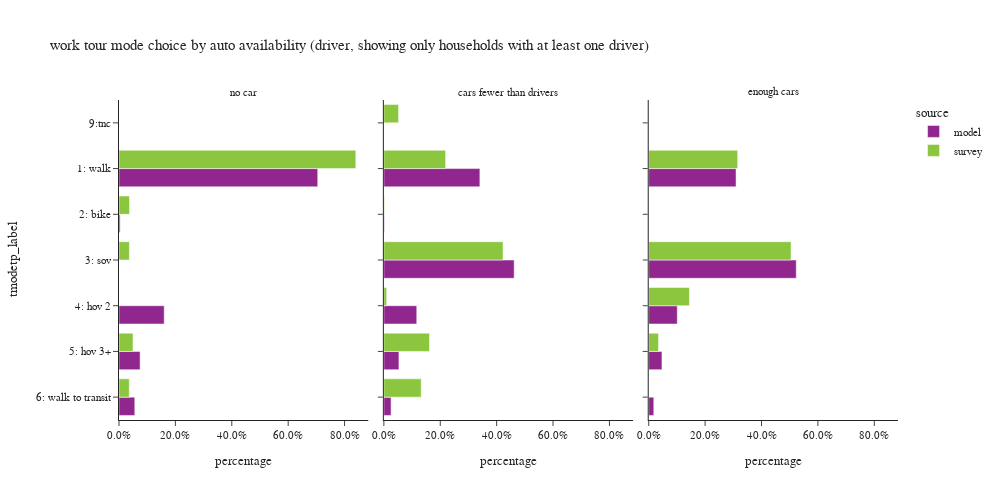

Here is the notebook cell this chart was saved with:
### Code cell
plot_mode_choice(wk_base_subtour.loc[wk_base_subtour['auto_available_driver'] != "no dirver"], "auto_available_driver",
                 {"auto_available_driver": ["no car", "cars fewer than drivers", "enough cars"],
                  "tmodetp_label": ["1: walk", "2: bike", "3: sov", "4: hov 2", "5: hov 3+", "6: walk to transit",
                                    "7: park-and-ride", "8: school bus", "9: other–survey only"]},
                 "auto availability (driver, showing only households with at least one driver)", 3, 500, 1000)

### Figure 1 — Plotly figure (JSON) as saved in the notebook; plotly's stock layout.template omitted (floating-point values rounded to 4 significant figures)
{"data": [{"alignmentgroup": "True", "customdata": [[3852], [22], [876], [409], [306]], "hovertemplate": "source=model<br>auto_available_driver=no car<br>percentage=%{x}<br>tmodetp_label=%{y}<br>sample count=%{customdata[0]}<extra></extra>", "legendgroup": "model", "marker": {"color": "#91268F", "pattern": {"shape": ""}}, "name": "model", "offsetgroup": "model", "orientation": "h", "showlegend": true, "textposition": "auto", "type": "bar", "x": [0.7048, 0.004026, 0.1603, 0.07484, 0.05599], "xaxis": "x", "y": ["1: walk", "2: bike", "4: hov 2", "5: hov 3+", "6: walk to transit"], "yaxis": "y"}, {"alignmentgroup": "True", "customdata": [[16539], [80], [22443], [5665], [2594], [1244]], "hovertemplate": "source=model<br>auto_available_driver=cars fewer than drivers<br>percentage=%{x}<br>tmodetp_label=%{y}<br>sample count=%{customdata[0]}<extra></extra>", "legendgroup": "model", "marker": {"color": "#91268F", "pattern": {"shape": ""}}, "name": "model", "offsetgroup": "model", "orientation": "h", "showlegend": false, "textposition": "auto", "type": "bar", "x": [0.3406, 0.001647, 0.4621, 0.1166, 0.05341, 0.02562], "xaxis": "x2", "y": ["1: walk", "2: bike", "3: sov", "4: hov 2", "5: hov 3+", "6: walk to transit"], "yaxis": "y2"}, {"alignmentgroup": "True", "customdata": [[30737], [81], [51924], [10050], [4661], [1784], [2]], "hovertemplate": "source=model<br>auto_available_driver=enough cars<br>percentage=%{x}<br>tmodetp_label=%{y}<br>sample count=%{customdata[0]}<extra></extra>", "legendgroup": "model", "marker": {"color": "#91268F", "pattern": {"shape": ""}}, "name": "model", "offsetgroup": "model", "orientation": "h", "showlegend": false, "textposition": "auto", "type": "bar", "x": [0.3097, 0.0008162, 0.5232, 0.1013, 0.04697, 0.01798, 2.015e-05], "xaxis": "x3", "y": ["1: walk", "2: bike", "3: sov", "4: hov 2", "5: hov 3+", "6: walk to transit", "9:tnc"], "yaxis": "y3"}, {"alignmentgroup": "True", "customdata": [[17], [1], [1], [1], [1]], "hovertemplate": "source=survey<br>auto_available_driver=no car<br>percentage=%{x}<br>tmodetp_label=%{y}<br>sample count=%{customdata[0]}<extra></extra>", "legendgroup": "survey", "marker": {"color": "#8CC63E", "pattern": {"shape": ""}}, "name": "survey", "offsetgroup": "survey", "orientation": "h", "showlegend": true, "textposition": "auto", "type": "bar", "x": [0.8399, 0.03732, 0.03673, 0.04968, 0.03639], "xaxis": "x", "y": ["1: walk", "2: bike", "3: sov", "5: hov 3+", "6: walk to transit"], "yaxis": "y"}, {"alignmentgroup": "True", "customdata": [[20], [2], [12], [3], [3], [1], [1]], "hovertemplate": "source=survey<br>auto_available_driver=cars fewer than drivers<br>percentage=%{x}<br>tmodetp_label=%{y}<br>sample count=%{customdata[0]}<extra></extra>", "legendgroup": "survey", "marker": {"color": "#8CC63E", "pattern": {"shape": ""}}, "name": "survey", "offsetgroup": "survey", "orientation": "h", "showlegend": false, "textposition": "auto", "type": "bar", "x": [0.2189, 0.00219, 0.4226, 0.009801, 0.1618, 0.1325, 0.05218], "xaxis": "x2", "y": ["1: walk", "2: bike", "3: sov", "4: hov 2", "5: hov 3+", "6: walk to transit", "9:tnc"], "yaxis": "y2"}, {"alignmentgroup": "True", "customdata": [[44], [1], [56], [5], [9]], "hovertemplate": "source=survey<br>auto_available_driver=enough cars<br>percentage=%{x}<br>tmodetp_label=%{y}<br>sample count=%{customdata[0]}<extra></extra>", "legendgroup": "survey", "marker": {"color": "#8CC63E", "pattern": {"shape": ""}}, "name": "survey", "offsetgroup": "survey", "orientation": "h", "showlegend": false, "textposition": "auto", "type": "bar", "x": [0.3156, 0.0005384, 0.5048, 0.1443, 0.03479], "xaxis": "x3", "y": ["1: walk", "2: bike", "3: sov", "4: hov 2", "5: hov 3+"], "yaxis": "y3"}], "layout": {"annotations": [{"font": {}, "showarrow": false, "text": "no car", "x": 0.16, "xanchor": "center", "xref": "paper", "y": 1.0, "yanchor": "bottom", "yref": "paper"}, {"font": {}, "showarrow": false, "text": "cars fewer than drivers", "x": 0.5, "xanchor": "center", "xref": "paper", "y": 1.0, "yanchor": "bottom", "yref": "paper"}, {"font": {}, "showarrow": false, "text": "enough cars", "x": 0.84, "xanchor": "center", "xref": "paper", "y": 1.0, "yanchor": "bottom", "yref": "paper"}], "barmode": "group", "height": 500, "legend": {"title": {"text": "source"}, "tracegroupgap": 0}, "title": {"text": "work tour mode choice by auto availability (driver, showing only households with at least one driver)"}, "width": 1000, "xaxis": {"anchor": "y", "domain": [0.0, 0.32], "tickformat": ".1%", "title": {"text": "percentage"}}, "xaxis2": {"anchor": "y2", "domain": [0.34, 0.66], "matches": "x", "tickformat": ".1%", "title": {"text": "percentage"}}, "xaxis3": {"anchor": "y3", "domain": [0.68, 1.0], "matches": "x", "tickformat": ".1%", "title": {"text": "percentage"}}, "yaxis": {"anchor": "x", "categoryarray": ["9: other–survey only", "8: school bus", "7: park-and-ride", "6: walk to transit", "5: hov 3+", "4: hov 2", "3: sov", "2: bike", "1: walk"], "categoryorder": "array", "domain": [0.0, 1.0], "title": {"text": "tmodetp_label"}}, "yaxis2": {"anchor": "x2", "domain": [0.0, 1.0], "matches": "y", "showticklabels": false}, "yaxis3": {"anchor": "x3", "domain": [0.0, 1.0], "matches": "y", "showticklabels": false}}}
